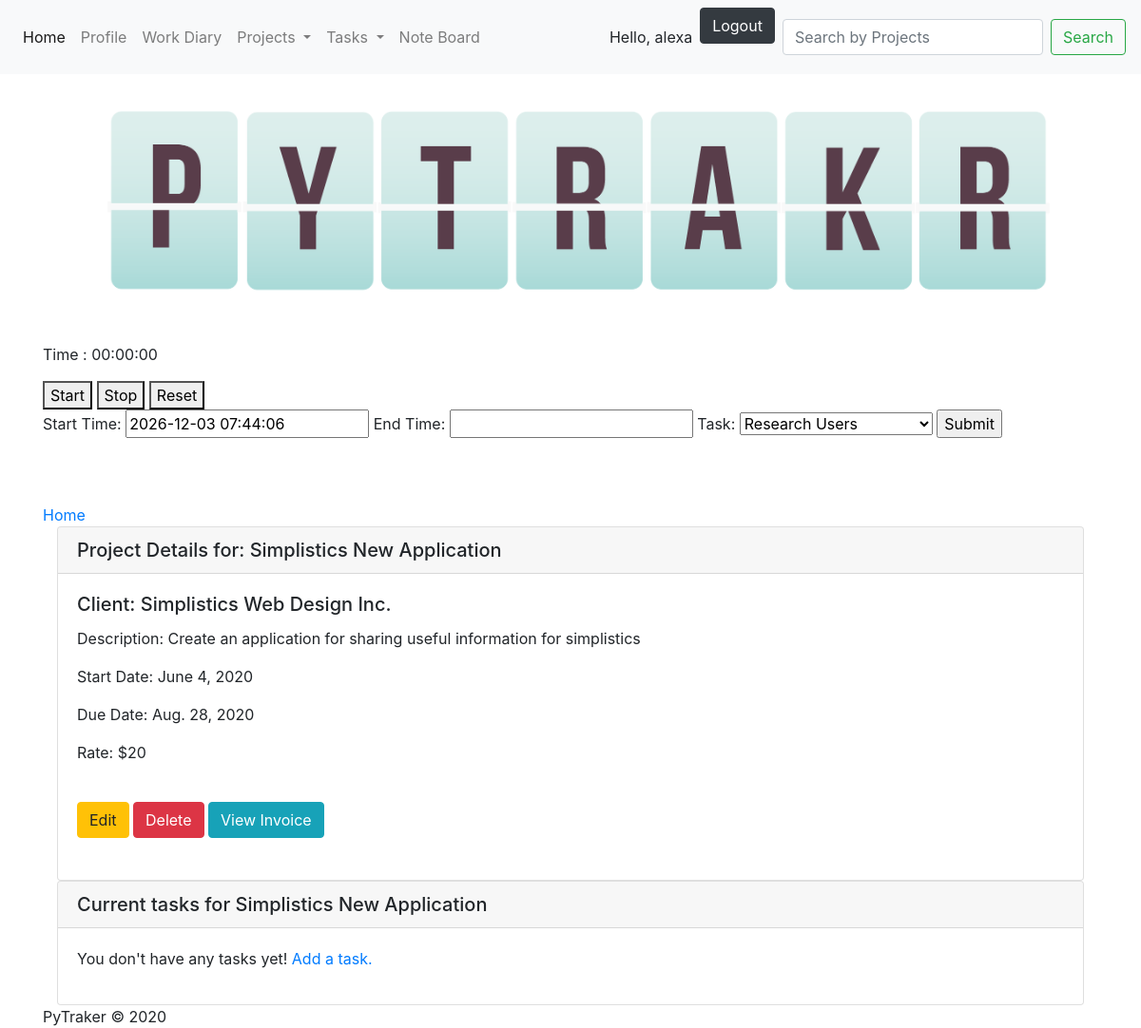
Before: /PyTraker/details_project/2 (signed in) with the older database file.
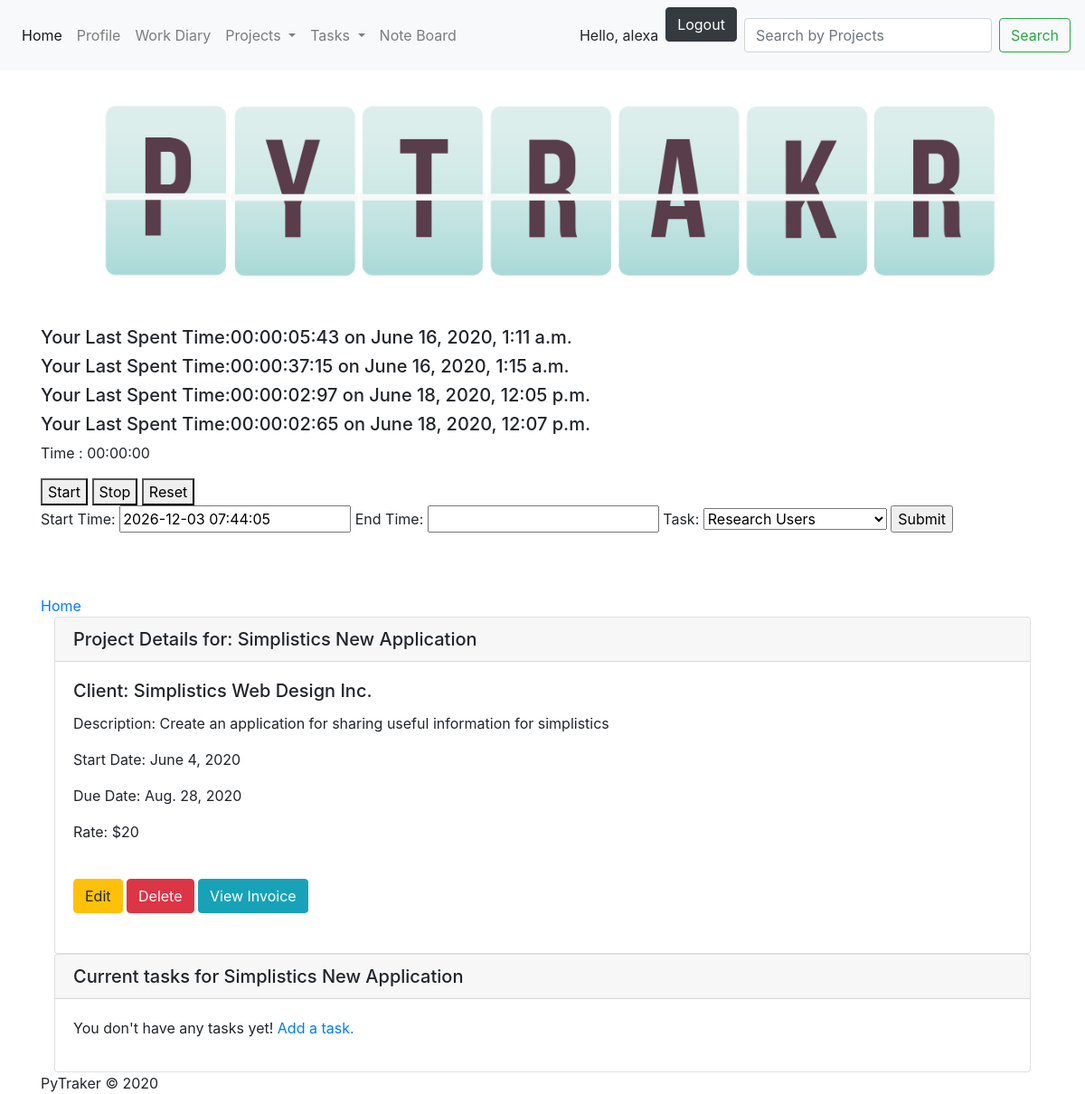
After: the same page with the newer database file.
### PyTraker/models.py (models this page shows)
class Timers(models.Model):
    startTime = models.DateTimeField()
    endTime = models.DateTimeField()
    totaltime = models.CharField(max_length=100,default="0")
    projectID = models.ForeignKey(Projects, on_delete=models.CASCADE,default='1')
    task = models.ForeignKey(Tasks, on_delete=models.CASCADE, default='4')

### PyTraker/views.py (the view, shortened to what this page needs)
# urls.py: path("PyTraker/details_project/<int:pk>", views.details_project, name="details_project"),
@login_required
def details_project(request, pk):
    project = get_object_or_404(Projects, pk=pk)
    date = datetime.now()
    timer = Timers.objects.filter(projectID=pk)
    task = Tasks.objects.filter(projectID=pk)
    context = {
        'project':project,
        'time':defaultfilters.date(date, "h:i:s "),
        'stime':defaultfilters.date(date,'Y-m-d h:i:s'),
        'spentdate':defaultfilters.date(date,'Y-m-d'),
        'daylight':defaultfilters.date(date,''),
        'timer':timer,
        'task':task
    }
    return render(request, 'PyTraker/details_project.html', context)

### PyTraker/models.py (called while the page is built)
    def __str__(self):
        return self.name

### PyTraker/templates/PyTraker/details_project.html (shortened to what this page needs)
{% extends "PyTraker/header.html" %}
{% block content %}
{% for time in timer %}
<h5>Your Last Spent Time:{{time.totaltime }} on {{ time.startTime }}</h5>
{% endfor %}
<div>
    <section id="stopWatch"> <p id="timer"> Time : 00:00:00 </p>
        <button id="start" onclick="start()"> Start </button>
        <button id="stop" onclick="stop()"> Stop </button>
        <button id="reset" onclick="reset()"> Reset </button>
    </section>
    <form method="post" action="">
        <label>Start Time:</label>
        <input type="text" value="{{ stime }}" id="stime" name="stime"/>
        <label>End Time:</label>
        <input type="text" value="" id="stoptime" name="stoptime" />
        <label>Task:</label>
        <select name="task">
            {% for t in task %}
            <option value="{{ t.id }}" name="task">{{ t.name }}</option>
            {% endfor %}
        </select>
        <input type="submit" value="Submit" name="submit" />
    </form>
</div>
    <br><br>
        <a href="/PyTraker/index">Home</a>
<div class="container">
<div class="card">
  <h5 class="card-header">Project Details for: {{ project.name }}</h5>
  <div class="card-body">
    <h5 class="card-title">Client: {{ project.clientID }}</h5>
    <p class="card-text">Description: {{ project.description }}</p>
          <p class="card-text">Start Date: {{ project.startDate.date }}</p>
          <p class="card-text">Due Date: {{ project.dueDate.date }}</p>
          <p class="card-text">Rate: ${{ project.payRate }}</p>
    <a href="/PyTraker/edit_project/{{ project.id }}" class="btn btn-warning">Edit</a>
    <a href="/PyTraker/delete_project/{{ project.id }}"  class="btn btn-danger"  id ='{{project.id}}'>Delete</a>
      {% if invoice == 'false' %}
      <a href="/PyTraker/new_invoice/" class="btn btn-info">Create Invoice</a>
      {% else %}
      <a href="/PyTraker/invoice/{{ project.id }}" class="btn btn-info">View Invoice</a>
    {% endif %}
  </div>
</div>
    <div class="card">
        <h5 class="card-header">Current tasks for {{ project.name }}</h5>
        <div class="card-body">
        {% if tasks %}
            <div class="list-group list-group-flush">
        {% for tasks in tasks %}
        <p class="list-group-item list-group-item-action"><a href="/PyTraker/task_detail/{{ tasks.id }}" class="d-inline-flex p-2">{{ tasks.name }}</a>
            <span><a href="/PyTraker/change_status/{{ tasks.id }}" class="d-inline-flex p-2 btn btn-success btn-circle float-right">&check;</a></span></p>
        {% endfor %}
        </div>
        {% else %}
            <p>You don't have any tasks yet! <a href="/PyTraker/new_task">Add a task.</a></p>
        {% endif %}
        </div>
    </div>
</div>
{% endblock %}

Changed rows visible on the page:
added Timers: totaltime "00:00:05:43", startTime "June 16, 2020, 1:11 a.m."
added Timers: totaltime "00:00:37:15", startTime "June 16, 2020, 1:15 a.m."
added Timers: totaltime "00:00:02:97", startTime "June 18, 2020, 12:05 p.m."
added Timers: totaltime "00:00:02:65", startTime "June 18, 2020, 12:07 p.m."
Other visible differences:
form field stime: "2026-12-03 07:44:06" → "2026-12-03 07:44:05"
